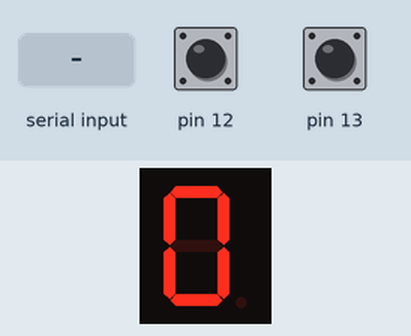
This sketch was run on a simulated Arduino Uno, built with avr-gcc and run on an emulated ATmega328P. Parts: 1-digit seven-segment display. Wiring (inferred from the names in the program): 1-digit 7-segment display, segments lit when LOW: segments pin 2, pin 3, pin 4, pin 5, pin 6, pin 9, pin 10, pin 11. Inputs (shaded band) come from the test bench; at power-on: pin 13 HIGH, pin 12 HIGH. The segment pins are drawn as the display they are named for.

Above: at 1.2 s.
1.3 s: "90,45\n" received over Serial
At 1.7 s:
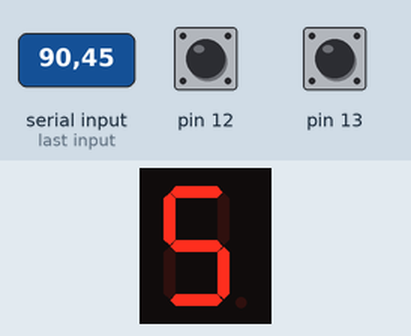
2.8 s: "30,150\n" received over Serial
At 3.7 s:
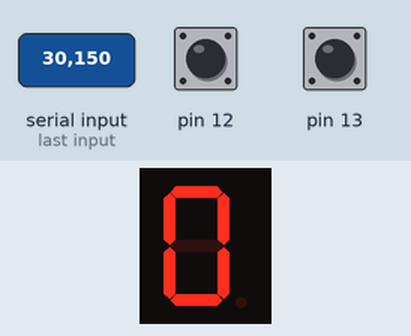
4.3 s: pin 13 pulsed LOW 5 times (0.12 s each, 0.3 s apart)
At 6.8 s:
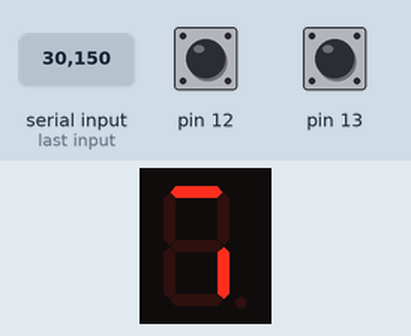
7.3 s: "5\n" received over Serial
At 8.5 s:
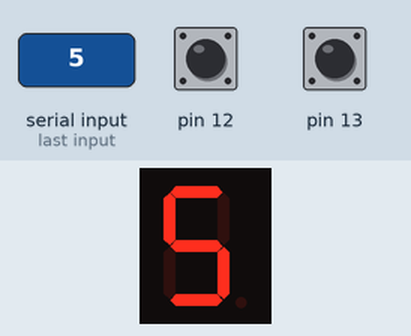
8.8 s: pin 12 pulsed LOW 5 times (0.12 s each, 0.3 s apart)
At 11.4 s:
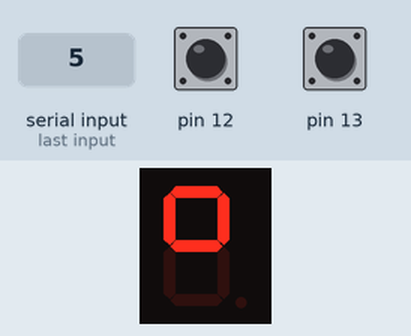
11.8 s: "90\n" received over Serial
At 13.2 s:
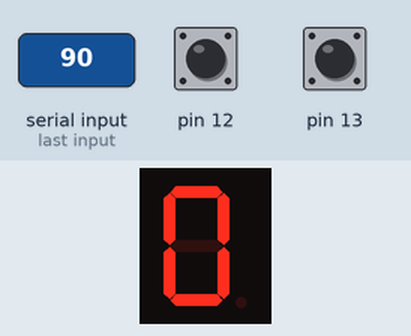
Timing chart, 0 to 14.3 s (numbered marks = the images above; inputs shaded):
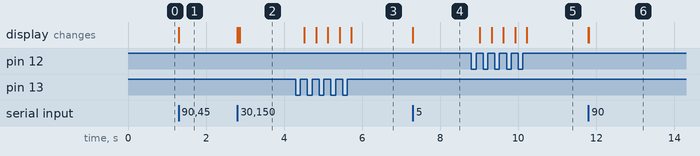

Measured:
- after the input at 1.3 s, the display: first changes at once (image 1 shows a later state)
- after the input at 2.8 s, the display: first changes at once (image 2 shows a later state)
- after the input at 4.3 s, the display: first changes after 0.22 s (image 3 shows a later state)
- after the input at 7.3 s, the display: changes at once (image 4)
- after the input at 8.8 s, the display: first changes after 0.22 s (image 5 shows a later state)
- after the input at 11.8 s, the display: first changes at once (image 6 shows a later state)

The sketch:

7segment.ino
```cpp
int NO1 = B00000110;
int NO[] = {B00111111, //0
            B00000110, //1
            B01011011,
            B01001111,
            B01100110,
            B01101101,
            B01111101, //6
            B00000111,
            B01111111,
            B01101111};
int pin[]= {2,3,4,5,6,9,10,11};
int index= 0;

int reading,lastread,buttonstate=0;
int reading2,lastread2,buttonstate2=0;
long lasttime, lasttime2;

void setup(){
  Serial.begin(9600);
  for(int i = 0 ; i<8; i++)
  pinMode(pin[i], OUTPUT);
  pinMode(12, INPUT);
  pinMode(13, INPUT);

}

void loop(){
  for(int i = 0 ; i<8; i++){
    int bitset = bitRead(NO[index], i);
    digitalWrite(pin[i],!bitset);
  }

  //check ปุ่มกด
  reading = digitalRead(12);
  if(reading!= lastread){
    lasttime =millis();
  }
  if(millis()- lasttime > 100){
    if (reading!= buttonstate){
      buttonstate=reading;
      if(buttonstate == HIGH){
        index++;
      }
    }
  }
  lastread = reading;

  //check ปุ่มกด2
  reading2 = digitalRead(13);
  if(reading2!= lastread2){
    lasttime2 =millis();
  }
  if(millis()- lasttime2 > 100){
    if (reading2!= buttonstate2){
      buttonstate2=reading2;
      if(buttonstate2 == HIGH){
        index--;
      }
    }
  }
  lastread2 = reading2;

  if (Serial.available()) {
    int input = Serial.read() - '0';
    if (input >= 0 && input <= 9) {
      index = input;
    }
  }
}
```
